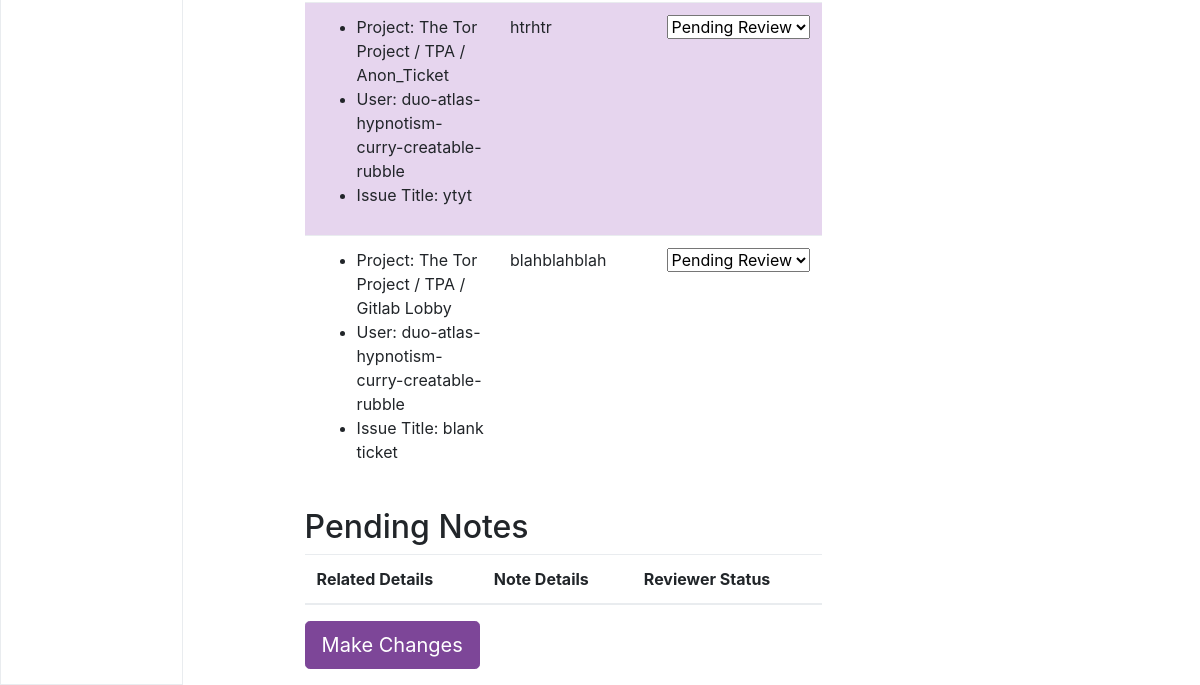
/moderator/ (signed in, lower part), run on an earlier commit of the app's database.
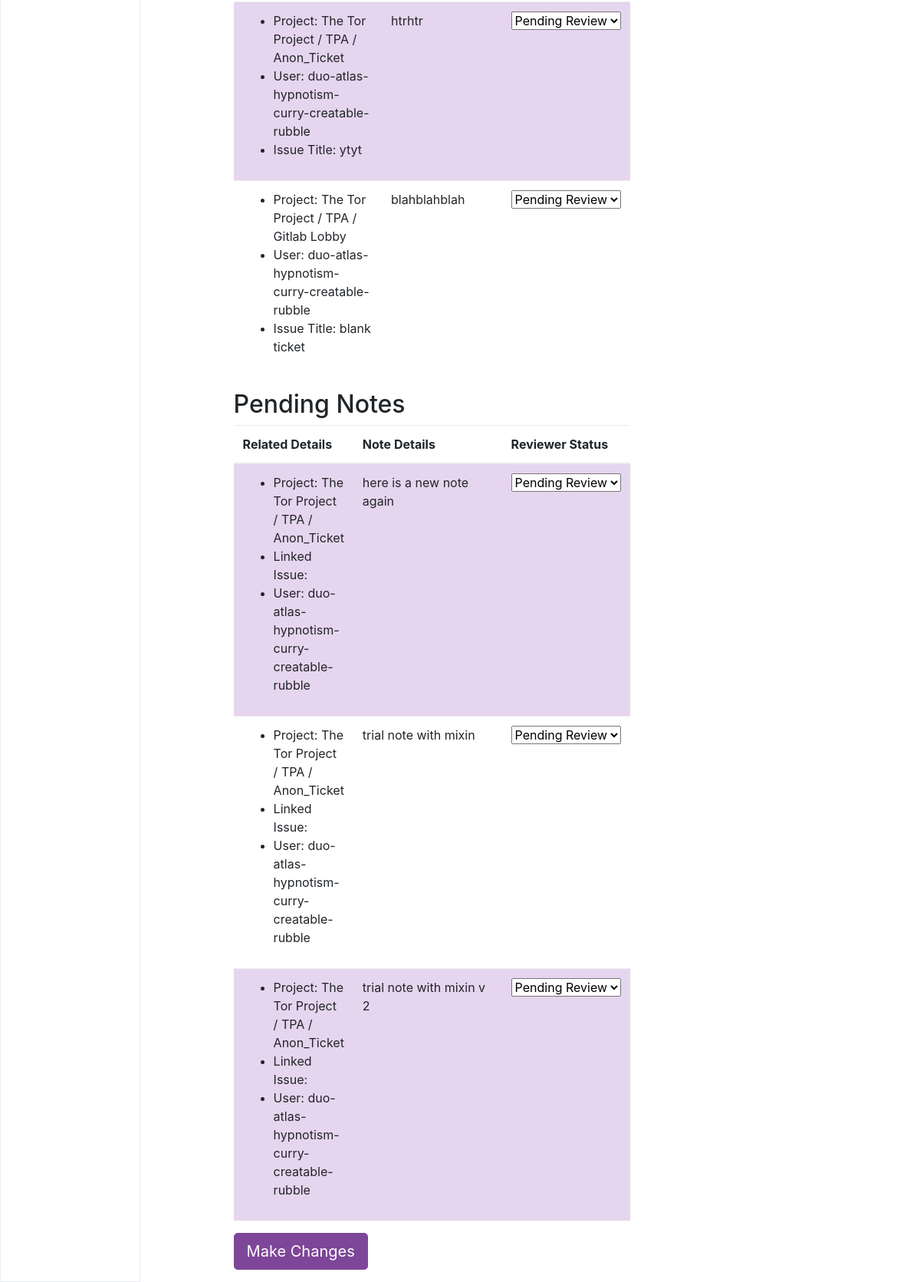
And on a later commit of the database.
### anonticket/models.py (models this page shows, shortened)
class Note(models.Model):
    linked_project = models.ForeignKey(Project, on_delete=models.CASCADE)
    linked_user = models.ForeignKey(
        UserIdentifier, on_delete=models.CASCADE)
    body = models.TextField(
        verbose_name='Note Contents',
        help_text="""Type your note body here. You
            can use <a href='https://docs.gitlab.com/ee/user/markdown.html'
            target="_blank">
            GitLab Flavored Markdown (GFM)</a> on this form.""")
    issue_iid = models.IntegerField()
    gitlab_id = models.IntegerField(blank=True, null=True)
    gitlab_issue_title = models.CharField(blank=True, max_length=200)
    REVIEWER_STATUS_CHOICES = [
        ('P', 'Pending Review'),
        ('A', 'Approved'),
        ('R', 'Rejected'),
    ]
    reviewer_status = models.CharField(
        max_length=3,
        choices=REVIEWER_STATUS_CHOICES,
        default='P',
    )
    posted_to_GitLab = models.BooleanField(default=False)

class Project(models.Model):
    gitlab_id = models.IntegerField(help_text="""IMPORTANT: Enter a
    gitlab ID into this field and save, and the project's details will
    be fetched from gitlab! NOTHING ELSE ON THIS FORM NEEDS TO BE
    FILLED IN. Additionally, if a project is saved, a fresh copy of
    the gitlab details will be fetched and the database entries will
    be updated.""")
    name = models.CharField(max_length=200, null=True, blank=True)
    name_with_namespace = models.CharField(max_length=200, null=True, blank=True)
    description = models.TextField(null=True, blank=True)
    slug = models.SlugField(max_length=50, null=True, blank=True)
    url = models.URLField(null=True, blank=True)
    gitlab_group = models.ForeignKey(GitLabGroup, on_delete=models.CASCADE, null=True, blank=True)
    def save(self, *args, **kwargs):
        """Update the save method to fetch fresh info from gitlab when projects are saved."""
        self.fetch_from_gitlab()
        super(Project, self).save(*args, **kwargs)
    def __str__(self):
        return self.name_with_namespace

class UserIdentifier(models.Model):
    user_identifier = models.CharField(max_length=200)
    def __str__(self):
        return self.user_identifier

### anonticket/views.py (the view)
# urls.py: path('moderator/', views.moderator_view, name='moderator'),
@staff_member_required
def moderator_view(request):
    if request.method == 'POST':
        note_formset = PendingNoteFormSet(prefix="note_formset", data=request.POST)
        issue_formset = PendingIssueFormSet(prefix="issue_formset", data=request.POST)
        if note_formset.is_valid() and issue_formset.is_valid():
            issue_formset.save()
            note_formset.save()
        else:
            print(issue_formset.errors)
            print(note_formset.errors)
        return redirect('/moderator/')
    else:
        note_formset = PendingNoteFormSet(prefix="note_formset")
        issue_formset = PendingIssueFormSet(prefix="issue_formset")
    return render(request, "anonticket/moderator.html", {"note_formset": note_formset, "issue_formset":issue_formset})

### anonticket/templates/anonticket/moderator.html (shortened to what this page needs)
{% extends 'shared/layout.html' %}
{% load static %}
{% block content %}
<div class="row">
  <div class="col-12">
    <form method="post" action="/moderator/">
      {% if issue_formset %}
          <table>
            <tbody>
            {% for form in issue_formset %}
              <tr>
                <td>
                  <ul>
                    <li>Project: {{form.instance.linked_project}}</li>
                    <li>User: {{form.instance.linked_user}}</li>
                    <li>Issue Title: {{form.instance.title}}</li>
                  </ul>
                </td>
                <td>{{form.instance.description}}</td>
                <td>{{form.reviewer_status}}</td>
              </tr>
            {% endfor %}
            </tbody>
          </table>
        {% else %}
          <p>No pending issues at this time.</p>
        {% endif %}
    </div>
  </div>
<div class="row">
  <div class="col-12">
    <h2>Pending Notes</h2>
      {% if note_formset %}
        <table>
          <thead>
            <th>
              Related Details
            </th>
            <th>
              Note Details
            </th>
            <th>
              Reviewer Status
            </th>
          </thead>
          {% for form in note_formset %}
          <tr>
            <td>
              <ul>
                <li>Project: {{form.instance.linked_project}}</li>
                <li>Linked Issue: {{form.instance.gitlab_issue_title}}</li>
                <li>User: {{form.instance.linked_user}}</li>
              </ul>
            </td>
            <td style="width: 50%">
              {{form.instance.body}}
            </td>
            <td>
              {{form.reviewer_status}}
            </td>
          </tr>
          {% endfor %}
        </table>
      {% else %}
      <p>No Pending Notes at this Time.</p>
      {% endif %}
    </div>
  </div>
<div class="row">
  <div class="col-12">
    <button type="submit" class="btn btn-lg btn-primary mr-2">Make Changes</button>
  </div>
</div>
{% endblock %}

What changed in the data, as far as the page shows it:
added Note: instance.linked_project "The Tor Project / TPA / Anon_Ticket", instance.linked_user "duo-atlas-hypnotism-curry-creatable-rubble", instance.body "here is a new note again"
added Note: instance.linked_project "The Tor Project / TPA / Anon_Ticket", instance.linked_user "duo-atlas-hypnotism-curry-creatable-rubble", instance.body "trial note with mixin"
added Note: instance.linked_project "The Tor Project / TPA / Anon_Ticket", instance.linked_user "duo-atlas-hypnotism-curry-creatable-rubble", instance.body "trial note with mixin v 2"
Also different on the page:
new list line: "Project: Linked Issue: User: Pending Review"
